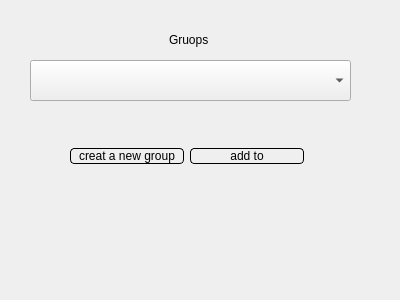
<?xml version="1.0" encoding="UTF-8"?>
<ui version="4.0">
 <class>Add_group</class>
 <widget class="QDialog" name="Add_group">
  <property name="geometry">
   <rect>
    <x>0</x>
    <y>0</y>
    <width>400</width>
    <height>300</height>
   </rect>
  </property>
  <property name="windowTitle">
   <string>Dialog</string>
  </property>
  <property name="styleSheet">
   <string notr="true">QDialog
{
      background: qconicalgradient(cx:0.5, cy:0.5, angle:30,
                stop:0 rgb(193, 192, 193), stop:1 rgb(255, 159, 159));
}
QLabel
{
	font: 75 18pt &quot;Comic Sans MS&quot;;
color:black;
}
QPushButton
{
	
	font: 75 14pt &quot;Comic Sans MS&quot;;
background: qlineargradient(x1:0, y1:0, x2:1, y2:1,
                stop:0 white, stop: 0.4 white, stop:1 rgb(193, 192, 193));
color:black;
  	 border-width: 1px;
    border-style: solid;
    border-radius: 4px;
}
QComboBox QAbstractItemView {
    selection-background-color: rgb(255, 138, 125);
    color:black;
}
QComboBox{
	color:black;
	font: 13pt &quot;Comic Sans MS&quot;;
}</string>
  </property>
  <widget class="QComboBox" name="comboBox">
   <property name="geometry">
    <rect>
     <x>30</x>
     <y>60</y>
     <width>321</width>
     <height>41</height>
    </rect>
   </property>
  </widget>
  <widget class="QLabel" name="label">
   <property name="geometry">
    <rect>
     <x>169</x>
     <y>30</y>
     <width>61</width>
     <height>20</height>
    </rect>
   </property>
   <property name="text">
    <string>Gruops</string>
   </property>
  </widget>
  <widget class="QWidget" name="layoutWidget">
   <property name="geometry">
    <rect>
     <x>70</x>
     <y>140</y>
     <width>234</width>
     <height>32</height>
    </rect>
   </property>
   <layout class="QHBoxLayout" name="horizontalLayout">
    <item>
     <widget class="QPushButton" name="creatnewgroup">
      <property name="text">
       <string>creat a new group</string>
      </property>
     </widget>
    </item>
    <item>
     <widget class="QPushButton" name="addtogroup">
      <property name="text">
       <string>add to</string>
      </property>
     </widget>
    </item>
   </layout>
  </widget>
 </widget>
 <resources/>
 <connections/>
</ui>
